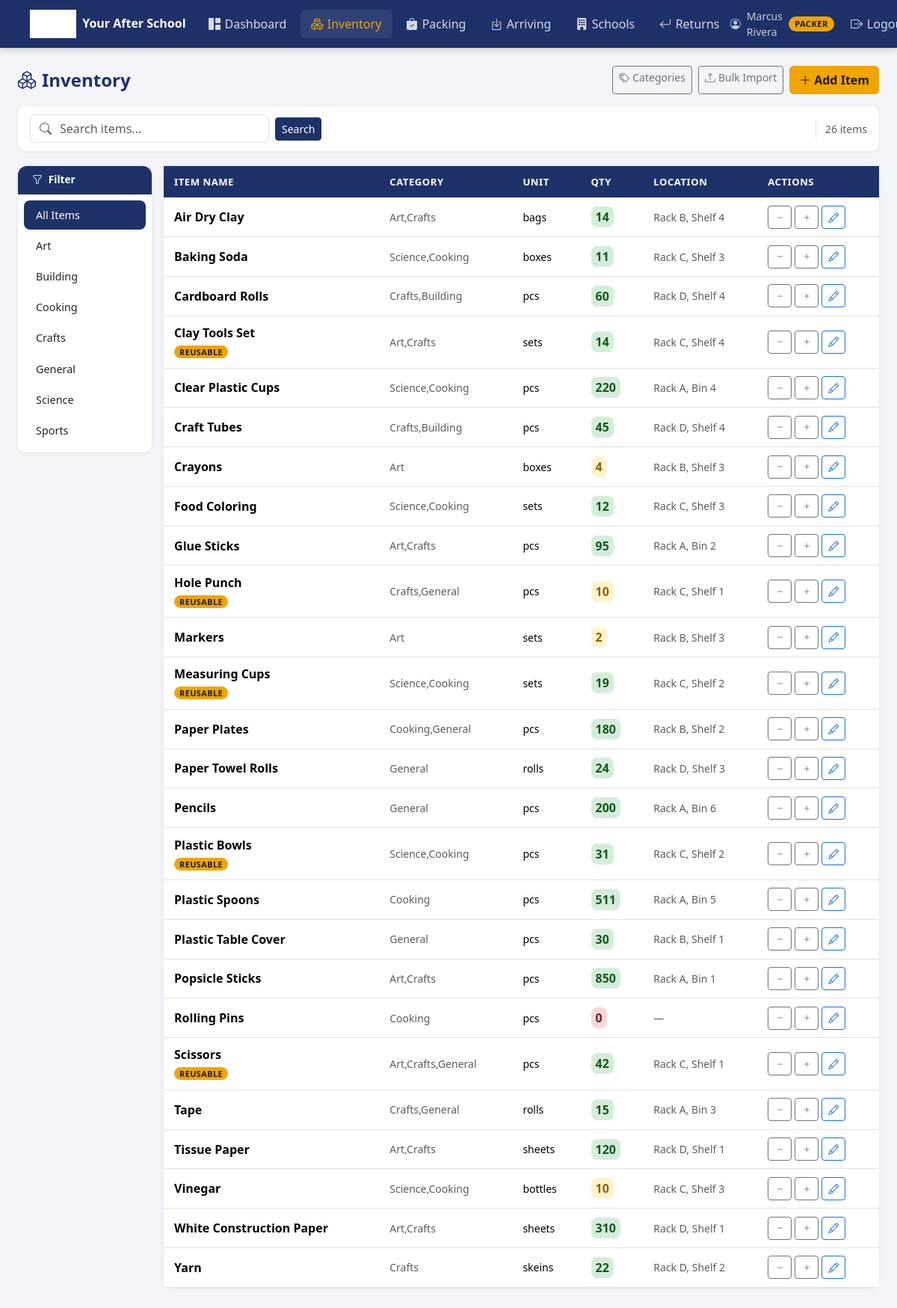
The app's page /inventory (signed in) with its own data.
### tables this page shows
CREATE TABLE users (
    id            INTEGER PRIMARY KEY AUTOINCREMENT,
    username      TEXT    UNIQUE NOT NULL,
    password_hash TEXT    NOT NULL,
    full_name     TEXT,
    role          TEXT    NOT NULL DEFAULT 'packer', -- admin, packer, site_director, teacher
    school_id     INTEGER,
    active        INTEGER DEFAULT 1,
    created_at    TIMESTAMP DEFAULT CURRENT_TIMESTAMP,
    FOREIGN KEY (school_id) REFERENCES schools(id)
);

CREATE TABLE categories (
    id   INTEGER PRIMARY KEY AUTOINCREMENT,
    name TEXT NOT NULL UNIQUE
);

CREATE TABLE items (
    id             INTEGER PRIMARY KEY AUTOINCREMENT,
    name           TEXT    NOT NULL,
    description    TEXT,
    subcategory_id INTEGER,
    unit           TEXT    NOT NULL DEFAULT 'pcs',
    is_reusable    INTEGER DEFAULT 0,
    quantity       INTEGER NOT NULL DEFAULT 0,
    location       TEXT,
    notes          TEXT,
    created_at     TIMESTAMP DEFAULT CURRENT_TIMESTAMP,
    FOREIGN KEY (subcategory_id) REFERENCES subcategories(id)
);

### app.py (the view)
@app.route('/inventory')
@warehouse_only
def inventory():
    db       = get_db()
    q        = request.args.get('q', '').strip()
    cat_id   = request.args.get('cat', '')
    page     = max(1, int(request.args.get('page', 1) or 1))
    per_page = 50
    where, params = [], []
    if q:
        where.append('(i.name LIKE ? OR i.description LIKE ?)')
        params += [f'%{q}%', f'%{q}%']
    if cat_id:
        where.append('ic.category_id = ?')
        params.append(cat_id)
    wc = ('WHERE ' + ' AND '.join(where)) if where else ''
    total = db.execute(
        f'SELECT COUNT(DISTINCT i.id) FROM items i LEFT JOIN item_categories ic ON i.id=ic.item_id {wc}',
        params
    ).fetchone()[0]
    items = db.execute(
        f'''SELECT i.*, sc.name AS subcategory_name,
                   GROUP_CONCAT(DISTINCT c.name) AS category_names
            FROM items i
            LEFT JOIN item_categories ic ON i.id = ic.item_id
            LEFT JOIN categories c       ON ic.category_id = c.id
            LEFT JOIN subcategories sc   ON i.subcategory_id = sc.id
            {wc}
            GROUP BY i.id
            ORDER BY i.name
            LIMIT ? OFFSET ?''',
        params + [per_page, (page - 1) * per_page]
    ).fetchall()
    categories = db.execute('SELECT * FROM categories ORDER BY name').fetchall()
    db.close()
    return render_template('inventory/index.html',
                           items=items, categories=categories,
                           q=q, cat_id=cat_id, page=page,
                           per_page=per_page, total=total)

### app.py (called while the page is built)
def get_db():
    db = sqlite3.connect(DATABASE)
    db.row_factory = sqlite3.Row
    db.execute("PRAGMA foreign_keys = ON")
    return db

@login_manager.user_loader
def load_user(uid):
    db = get_db()
    row = db.execute('SELECT * FROM users WHERE id = ?', [uid]).fetchone()
    db.close()
    return User(row) if row else None

def warehouse_only(f):
    @wraps(f)
    @login_required
    def wrapped(*args, **kw):
        if current_user.role == 'site_director':
            return redirect(url_for('director_portal'))
        return f(*args, **kw)
    return wrapped

    @property
    def display_role(self):
        return {'admin': 'Admin', 'packer': 'Packer',
                'site_director': 'Site Director',
                'teacher': 'Teacher'}.get(self.role, self.role)

### templates/inventory/index.html (shortened to what this page needs)
{% extends 'base.html' %}
{% block content %}
<div class="d-flex justify-content-between align-items-center mb-3">
  <h4 class="mb-0 fw-bold" style="color:var(--navy)">
    <i class="bi bi-boxes me-2"></i>Inventory
  </h4>
  <div class="d-flex gap-2">
    <a href="{{ url_for('manage_categories') }}" class="btn btn-outline-secondary btn-sm no-print">
      <i class="bi bi-tags me-1"></i>Categories
    </a>
    <a href="{{ url_for('inventory_import') }}" class="btn btn-outline-secondary btn-sm no-print">
      <i class="bi bi-upload me-1"></i>Bulk Import
    </a>
    <a href="{{ url_for('inventory_add') }}" class="btn btn-gold no-print">
      <i class="bi bi-plus-lg me-1"></i>Add Item
    </a>
  </div>
</div>
<div class="page-toolbar no-print">
  <form class="d-flex align-items-center gap-2 flex-grow-1" method="get">
    <div class="input-group" style="max-width:320px;">
      <span class="input-group-text bg-white border-end-0">
        <i class="bi bi-search text-muted"></i>
      </span>
      <input type="text" name="q" class="form-control border-start-0 ps-0"
             placeholder="Search items..." value="{{ q }}"
             id="inventory-search">
    </div>
    <button type="submit" class="btn btn-navy btn-sm">Search</button>
  </form>
  <span class="text-muted small">{{ total }} item{{ 's' if total != 1 }}</span>
</div>
<div class="row g-3">
  <div class="col-lg-2 sidebar-col no-print">
    <div class="card">
      <div class="card-header py-2" style="font-size:.85rem;">
        <i class="bi bi-funnel"></i> Filter
      </div>
      <div class="card-body p-2">
        <div class="list-group cat-sidebar">
          <a href="#" class="list-group-item cat-filter-link {% if not cat_id %}active{% endif %}"
             data-cat-id="">
            All Items
          </a>
          {% for cat in categories %}
          <a href="#" class="list-group-item cat-filter-link {% if cat_id == cat.id|string %}active{% endif %}"
             data-cat-id="{{ cat.id }}">
            {{ cat.name }}
          </a>
          {% endfor %}
        </div>
      </div>
    </div>
  </div>
  <div class="col-lg-10">
    <div class="card">
      <div class="card-body p-0">
        {% if items %}
        <div class="table-responsive">
          <table class="table table-hover mb-0">
            <thead>
              <tr>
                <th>Item Name</th>
                <th>Category</th>
                <th>Unit</th>
                <th>Qty</th>
                <th>Location</th>
                <th class="no-print">Actions</th>
              </tr>
            </thead>
            <tbody>
            {% for item in items %}
            <tr>
              <td>
                <div class="fw-semibold">{{ item.name }}</div>
                {% if item.is_reusable %}
                <span class="return-tag">Reusable</span>
                {% endif %}
              </td>
              <td class="small text-muted">{{ item.category_names or '—' }}</td>
              <td class="small">{{ item.unit }}</td>
              <td>
                <div class="qty-badge {% if item.quantity == 0 %}empty{% elif item.quantity <= 10 %}low{% else %}good{% endif %}"
                     data-qty-item="{{ item.id }}">
                  {{ item.quantity }}
                </div>
              </td>
              <td class="small text-muted">{{ item.location or '—' }}</td>
              <td class="no-print">
                <div class="d-flex gap-1 align-items-center">
                  <button class="btn btn-sm btn-outline-secondary qty-adjust-btn"
                          data-item-id="{{ item.id }}" data-delta="-1" title="Remove 1">
                    <i class="bi bi-dash"></i>
                  </button>
                  <button class="btn btn-sm btn-outline-secondary qty-adjust-btn"
                          data-item-id="{{ item.id }}" data-delta="1" title="Add 1">
                    <i class="bi bi-plus"></i>
                  </button>
                  <a href="{{ url_for('inventory_edit', item_id=item.id) }}"
                     class="btn btn-sm btn-outline-primary">
                    <i class="bi bi-pencil"></i>
                  </a>
                </div>
              </td>
            </tr>
            {% endfor %}
            </tbody>
          </table>
        </div>
        {% endif %}
      </div>
    </div>
  </div>
</div>
{% endblock %}

### templates/base.html (shortened to what this page needs)
<!DOCTYPE html>
<html lang="en">
<head>
  <link rel="stylesheet" href="https://cdn.jsdelivr.net/npm/bootstrap@5.3.2/dist/css/bootstrap.min.css">
  <link rel="stylesheet" href="https://cdn.jsdelivr.net/npm/bootstrap-icons@1.11.3/font/bootstrap-icons.min.css">
  <link rel="stylesheet" href="{{ url_for('static', filename='css/style.css') }}">
</head>
<body>
{% if current_user.is_authenticated %}
<nav class="navbar navbar-expand-lg">
  <div class="container-fluid px-4">
    <a class="navbar-brand" href="{{ url_for('dashboard') }}">
      <img src="{{ url_for('static', filename='logo.jpg') }}" alt="YAS" onerror="this.style.display='none'">
      <span class="navbar-brand-text">Your After School</span>
    </a>
    <div class="collapse navbar-collapse" id="mainNav">
      <ul class="navbar-nav me-auto gap-1">
        {% if current_user.role == 'site_director' %}
        <li class="nav-item">
          <a class="nav-link {% if request.endpoint == 'director_portal' %}active{% endif %}"
             href="{{ url_for('director_portal') }}">
            <i class="bi bi-grid-1x2-fill"></i> My School
          </a>
        </li>
        {% else %}
        <li class="nav-item">
          <a class="nav-link {% if request.endpoint == 'dashboard' %}active{% endif %}"
             href="{{ url_for('dashboard') }}">
            <i class="bi bi-grid-1x2-fill"></i> Dashboard
          </a>
        </li>
        <li class="nav-item">
          <a class="nav-link {% if 'inventory' in (request.endpoint or '') %}active{% endif %}"
             href="{{ url_for('inventory') }}">
            <i class="bi bi-boxes"></i> Inventory
          </a>
        </li>
        <li class="nav-item">
          <a class="nav-link {% if 'packing' in (request.endpoint or '') %}active{% endif %}"
             href="{{ url_for('packing') }}">
            <i class="bi bi-bag-check-fill"></i> Packing
          </a>
        </li>
        <li class="nav-item">
          <a class="nav-link {% if 'arriving' in (request.endpoint or '') %}active{% endif %}"
             href="{{ url_for('arriving') }}">
            <i class="bi bi-box-arrow-in-down"></i> Arriving
          </a>
        </li>
        <li class="nav-item">
          <a class="nav-link {% if 'school' in (request.endpoint or '') %}active{% endif %}"
             href="{{ url_for('schools') }}">
            <i class="bi bi-building-fill"></i> Schools
          </a>
        </li>
        <li class="nav-item">
          <a class="nav-link {% if 'return' in (request.endpoint or '') %}active{% endif %}"
             href="{{ url_for('returns') }}">
            <i class="bi bi-arrow-return-left"></i> Returns
          </a>
        </li>
        {% endif %}
      </ul>
      <ul class="navbar-nav align-items-center gap-2">
        <li class="nav-item d-flex align-items-center gap-2" style="color:rgba(255,255,255,0.75);font-size:.875rem;">
          <i class="bi bi-person-circle"></i>
          <span>{{ current_user.full_name or current_user.username }}</span>
          <span class="role-badge">{{ current_user.display_role }}</span>
        </li>
        <li class="nav-item">
          <a class="nav-link" href="{{ url_for('logout') }}">
            <i class="bi bi-box-arrow-right"></i> Logout
          </a>
        </li>
      </ul>
    </div>
  </div>
</nav>
{% endif %}
<div class="{% if current_user.is_authenticated %}container-fluid py-4 px-4{% endif %}">
  {% block content %}{% endblock %}
</div>
</body>
</html>

### static/css/style.css (style rules this page uses)
:root { --navy: #1E3269; --navy-light: #2a4494; --navy-dark: #152448; --gold: #F0A500; --gold-dark: #c88900; --bg: #f2f4f8; --white: #ffffff; --text: #2c3e50; --muted: #6c757d; --border: #dee2e6; --success: #198754; --warning: #ffc107; --danger: #dc3545; }
body { background: var(--bg); color: var(--text); font-family: 'Segoe UI', system-ui, -apple-system, sans-serif; min-height: 100vh; }
.navbar { background: var(--navy) !important; box-shadow: 0 2px 10px rgba(0,0,0,0.2); padding: 0.5rem 1rem; }
.navbar-brand { display: flex; align-items: center; gap: 0.5rem; text-decoration: none; }
.navbar-brand img { height: 38px; filter: brightness(0) invert(1); }
.navbar-brand-text { color: white; font-weight: 700; font-size: 1rem; line-height: 1.2; }
.navbar .nav-link { color: rgba(255,255,255,0.82) !important; font-weight: 500; padding: 0.45rem 0.9rem !important; border-radius: 6px; transition: background 0.15s, color 0.15s; display: flex; align-items: center; gap: 0.35rem; }
.navbar .nav-link.active { color: var(--gold) !important; background: rgba(255,255,255,0.08); }
.role-badge { background: var(--gold); color: #1a1a1a; font-size: 0.7rem; font-weight: 700; padding: 2px 8px; border-radius: 12px; text-transform: uppercase; letter-spacing: 0.04em; }
.card { border: none; border-radius: 12px; box-shadow: 0 1px 6px rgba(0,0,0,0.07); margin-bottom: 1.5rem; }
.card-header { background: var(--navy); color: white; border-radius: 12px 12px 0 0 !important; font-weight: 600; font-size: 0.95rem; padding: 0.8rem 1.2rem; display: flex; align-items: center; gap: 0.5rem; }
.btn-navy { background: var(--navy); border-color: var(--navy); color: white; }
.btn-gold { background: var(--gold); border-color: var(--gold); color: #1a1a1a; font-weight: 600; }
.table thead th { background: var(--navy); color: white; font-weight: 600; font-size: 0.82rem; text-transform: uppercase; letter-spacing: 0.04em; white-space: nowrap; border: none; padding: 0.7rem 0.9rem; }
.table tbody td { padding: 0.65rem 0.9rem; vertical-align: middle; border-color: var(--border); }
.cat-sidebar .list-group-item { border: none; padding: 0.55rem 1rem; border-radius: 8px !important; margin-bottom: 2px; cursor: pointer; transition: all 0.12s; font-size: 0.9rem; }
.cat-sidebar .list-group-item.active { background: var(--navy); color: white; }
.page-toolbar { background: white; border-radius: 10px; padding: 0.7rem 1rem; display: flex; align-items: center; gap: 0.5rem; flex-wrap: wrap; box-shadow: 0 1px 4px rgba(0,0,0,0.06); margin-bottom: 1.25rem; }
.return-tag { background: var(--gold); color: #1a1a1a; font-size: 0.68rem; font-weight: 700; padding: 1px 7px; border-radius: 10px; text-transform: uppercase; letter-spacing: 0.04em; }
.qty-badge { display: inline-flex; align-items: center; gap: 0.35rem; background: #f0f4ff; border-radius: 8px; padding: 2px 6px; font-weight: 600; }
.qty-badge.low { background: #fff3cd; color: #856404; }
.qty-badge.empty { background: #f8d7da; color: #721c24; }
.qty-badge.good { background: #d4edda; color: #155724; }

### records on screen
users: full_name "Marcus Rivera", display_role "PACKER"
categories: name "Art"
categories: name "Building"
categories: name "Cooking"
categories: name "Crafts"
categories: name "General"
categories: name "Science"
categories: name "Sports"
items: name "Air Dry Clay", category_names "Art,Crafts", unit "bags", quantity "14", location "Rack B, Shelf 4"
items: name "Baking Soda", category_names "Science,Cooking", unit "boxes", quantity "11", location "Rack C, Shelf 3"
items: name "Cardboard Rolls", category_names "Crafts,Building", unit "pcs", quantity "60", location "Rack D, Shelf 4"
items: name "Clay Tools Set", is_reusable "REUSABLE", category_names "Art,Crafts", unit "sets", quantity "14", location "Rack C, Shelf 4"
items: name "Clear Plastic Cups", category_names "Science,Cooking", unit "pcs", quantity "220", location "Rack A, Bin 4"
items: name "Craft Tubes", category_names "Crafts,Building", unit "pcs", quantity "45", location "Rack D, Shelf 4"
items: name "Crayons", category_names "Art", unit "boxes", quantity "4", location "Rack B, Shelf 3"
items: name "Food Coloring", category_names "Science,Cooking", unit "sets", quantity "12", location "Rack C, Shelf 3"
items: name "Glue Sticks", category_names "Art,Crafts", unit "pcs", quantity "95", location "Rack A, Bin 2"
items: name "Hole Punch", is_reusable "REUSABLE", category_names "Crafts,General", unit "pcs", quantity "10", location "Rack C, Shelf 1"
items: name "Markers", category_names "Art", unit "sets", quantity "2", location "Rack B, Shelf 3"
items: name "Measuring Cups", is_reusable "REUSABLE", category_names "Science,Cooking", unit "sets", quantity "19", location "Rack C, Shelf 2"
items: name "Paper Plates", category_names "Cooking,General", unit "pcs", quantity "180", location "Rack B, Shelf 2"
items: name "Paper Towel Rolls", category_names "General", unit "rolls", quantity "24", location "Rack D, Shelf 3"
items: name "Pencils", category_names "General", unit "pcs", quantity "200", location "Rack A, Bin 6"
items: name "Plastic Bowls", is_reusable "REUSABLE", category_names "Science,Cooking", unit "pcs", quantity "31", location "Rack C, Shelf 2"
items: name "Plastic Spoons", category_names "Cooking", unit "pcs", quantity "511", location "Rack A, Bin 5"
items: name "Plastic Table Cover", category_names "General", unit "pcs", quantity "30", location "Rack B, Shelf 1"
items: name "Popsicle Sticks", category_names "Art,Crafts", unit "pcs", quantity "850", location "Rack A, Bin 1"
items: name "Rolling Pins", category_names "Cooking", unit "pcs", quantity "0", location "—"
items: name "Scissors", is_reusable "REUSABLE", category_names "Art,Crafts,General", unit "pcs", quantity "42", location "Rack C, Shelf 1"
items: name "Tape", category_names "Crafts,General", unit "rolls", quantity "15", location "Rack A, Bin 3"
items: name "Tissue Paper", category_names "Art,Crafts", unit "sheets", quantity "120", location "Rack D, Shelf 1"
items: name "Vinegar", category_names "Science,Cooking", unit "bottles", quantity "10", location "Rack C, Shelf 3"
items: name "White Construction Paper", category_names "Art,Crafts", unit "sheets", quantity "310", location "Rack D, Shelf 1"
items: name "Yarn", category_names "Crafts", unit "skeins", quantity "22", location "Rack D, Shelf 2"

### other values on screen
{{ total }} "26"
{{ 's' if total != 1 }} "s"
